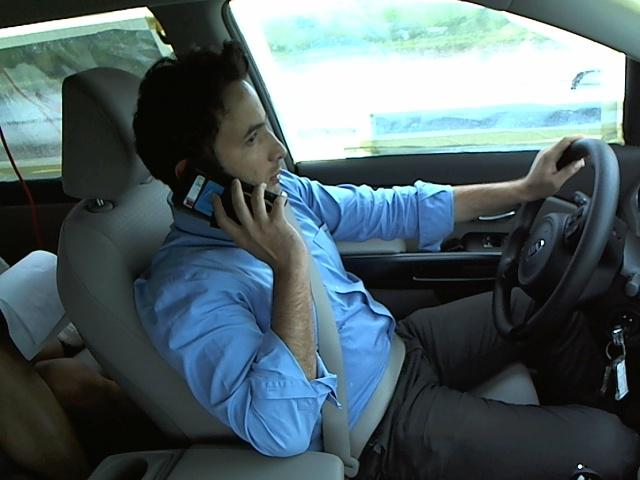
#> input picture image.jpg, 640 x 480 px
$ python resize.py --image image.jpg
#> lines starting #> are read from the running program, lines starting #| are printed output that depends on the picture
import numpy as numpy
import argparse
import cv2
import imutils

parser=argparse.ArgumentParser()
parser.add_argument("-i","--image",required =True, help="Path to the image")
arg=vars(parser.parse_args())
image=cv2.imread(arg["image"])
#> image is the input picture: shape (480, 640, 3); mean B, G, R 103.1, 97.9, 80.8
cv2.imshow("original", image)
r= 150.0/ image.shape[1]
#> r = 0.234
dim=(150, int(image.shape[0]*r))
#> dim = (150, 112)


resized=cv2.resize(image, dim, interpolation=cv2.INTER_AREA)
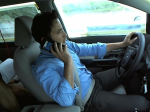
#> resized: shape (112, 150, 3); mean B, G, R 103.1, 97.9, 80.8

cv2.imshow("resized(width)", resized)

r=50.0/image.shape[0]
#> r = 0.104
dim=(int(image.shape[1]*r), 50)
#> dim = (66, 50)

resized=cv2.resize(image, dim, interpolation=cv2.INTER_AREA)
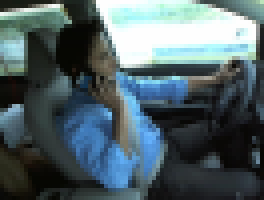
#> resized: shape (50, 66, 3) (shown 4 times larger); mean B, G, R 103.1, 97.9, 80.8
cv2.imshow("resized(Height)", resized)
cv2.waitKey(0)
